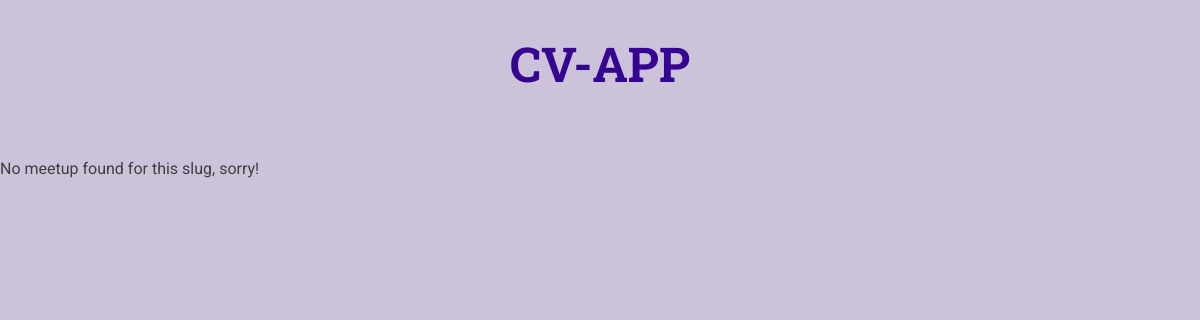
The app's page /assignment/cv-app, older data.
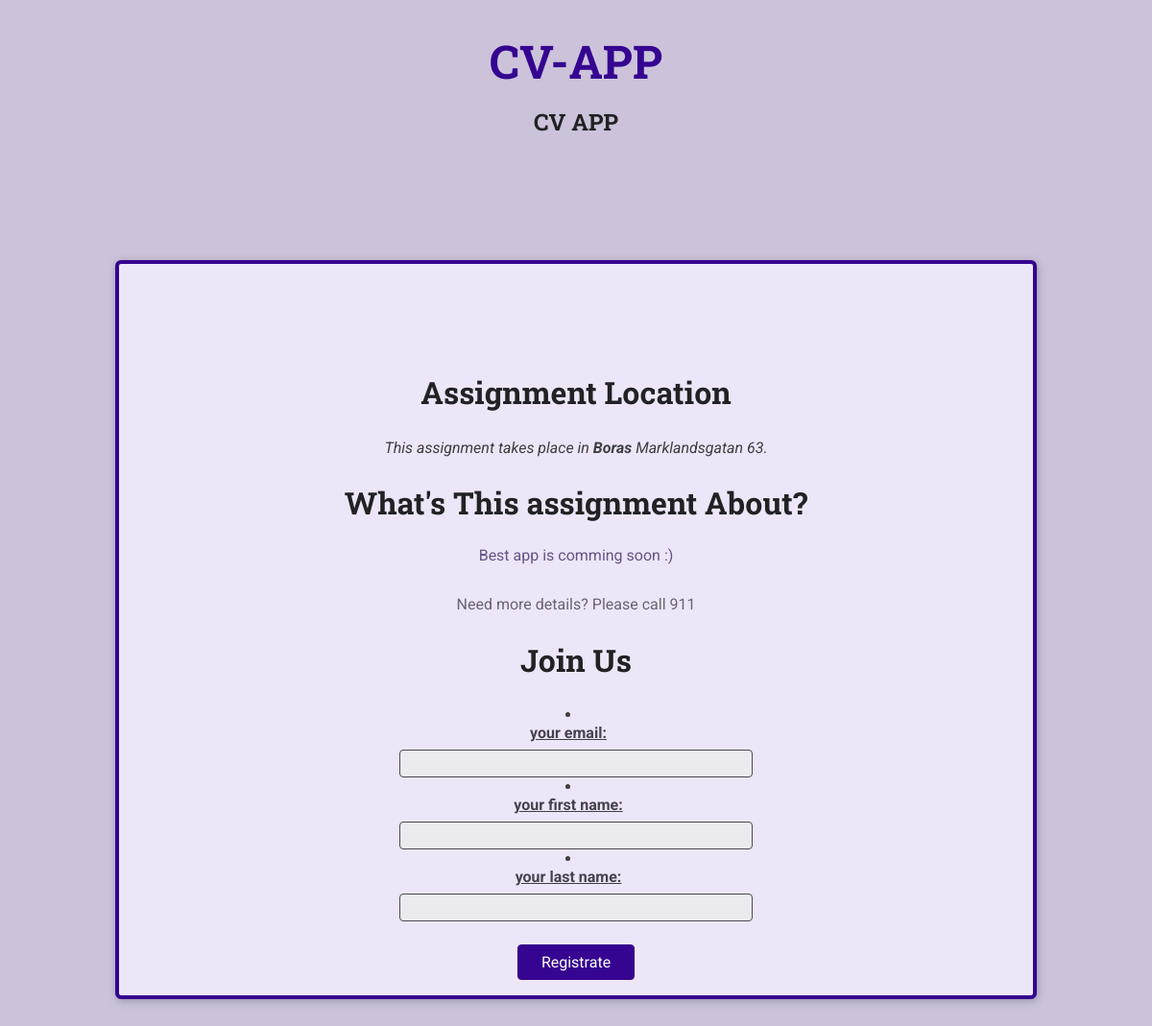
The same page, newer data.
### assignment/models.py (models this page shows, shortened)
class Assignment(models.Model):
    title = models.CharField(max_length=200)
    slug = models.SlugField(unique=True)
    data = models.DateField(blank=True, null=True)
    description = models.TextField()
    location = models.ForeignKey(Location, on_delete=models.CASCADE)
    applicant=models.ManyToManyField(Applicant,blank=True, null=True)

class Location(models.Model):
    name = models.CharField(max_length=200)
    adress = models.CharField(max_length=300)

### assignment/views.py (the view, shortened to what this page needs)
# urls.py: path('assignment/<slug:assignment_slug>', views.assignment_details, name='assignment-details'),
def assignment_details(request, assignment_slug):
    try:
          assignment= Assignment.objects.get(slug=assignment_slug)
          if  request.method == 'GET':
               registration_form = RegistrationForm()
          return render(request, 'assignment/assignment-details.html',
                         {    'assignment_found': True,
                              'assignment': assignment ,
                              'form':  registration_form
                          })
    except Exception as exc:
         print(exc)
         return render(request, 'assignment/assignment-details.html',
                  { 'assignment_found': False
                   })

### assignment/forms.py
class RegistrationForm(forms.Form):
	email = forms.EmailField(label ='your email')
	first_name =forms.CharField(label ='your first name', max_length =200)
	last_name =forms.CharField(label ='your last name', max_length =200)

### assignment/templates/assignment/assignment-details.html (shortened to what this page needs)
{% extends 'assignment/base/base.html' %}
{% load static %}
{% block site_css %}
  <link rel="stylesheet" href="{% static 'assignment/styles/details.css' %}">
{% endblock %}
{% block main_heading %}
  {{ assignment.title }}
{% endblock %}
{% block body %}
{% if assignment_found %}
<article>
  <section id="location">
    <h2>Assignment Location</h2>
    <address>This assignment takes place in <span>{{ assignment.location.name }} </span>  {{ assignment.location.adress }}. </address>
  </section>
  <section id="details">
    <h2>What's This assignment About?</h2>
    <p>{{ assignment.description }}</p>
    <footer>
      <p>Need more details? Please call 911 </p>
    </footer>
  </section>
  <section id="registration">
    <h2>Join Us</h2>
     <form action=" {% url 'assignment-details' assignment.slug %} " method="POST">
      <u>
       {{ form.as_ul }}
      </u>
         <div id="registration-actions">
             <button> Registrate</button>
         </div>
     </form>
  </section>
</article>
{% else %}
<p>No meetup found for this slug, sorry!</p>
{% endif %}
{% endblock %}

### assignment/templates/assignment/base/base.html (shortened to what this page needs)
{% load static %}
<!DOCTYPE html>
<html lang="en">
  <head>
    <link rel="stylesheet" href="{% static 'assignment/styles/base.css' %}">
    {% block site_css %}{% endblock %}
  </head>
  <body>
    <header id="main-header">
      <nav><a href="/assignments" id="main-logo">CV-APP</a></nav>
      <h1>{% block main_heading %}{% endblock %}</h1>
    </header>
    <main>
      {% block body %}{% endblock %}
    </main>
  </body>
</html>

### assignment/static/assignment/styles/base.css (style rules this page uses)
* { box-sizing: border-box; }
body { font-family: 'Roboto', sans-serif; margin: 0; background-color: #ccc3db; color: #3e3e41; }
h1, h2, h3 { font-family: 'Roboto Slab', sans-serif; color: #222224; }
button, .btn { cursor: pointer; font: inherit; padding: 0.5rem 1.5rem; background-color: #350490; border: 1px solid #350490; color: white; border-radius: 4px; text-decoration: none; }
#main-header { width: 100%; text-align: center; padding: 2rem 0; }
#main-header h1 { font-size: 1.5rem; }
#main-logo { font-size: 3rem; font-family: 'Roboto Slab', sans-serif; text-decoration: none; color: #350490; font-weight: bold; }

### assignment/static/assignment/styles/details.css (style rules this page uses)
article { max-width: 60rem; margin: 5rem auto; border-radius: 6px; background-color: #ede6f8; border: 4px solid #350490; box-shadow: 1px 2px 8px rgba(0, 0, 0, 0.25); position: relative; padding: 1rem; text-align: center; }
section:first-of-type { margin-top: 6rem; }
h2 { font-size: 2rem; }
address span { font-weight: bold; }
#details h2 { margin-bottom: 0.5rem; }
#details > p { color: #665386; padding: 1rem; border-radius: 4px; max-width: 80%; margin: auto; }
#details footer { color: #696472; }
#registration label { font-weight: bold; color: #46424d; margin-right: 1rem; display: block; margin-bottom: 0.5rem; }
#registration input { font: inherit; width: 40%; background-color: #ebeaee; border: 1px solid #4b4753; border-radius: 4px; padding: 0.25rem; }
#registration-actions { margin-top: 1.5rem; }

Row changes from the older to the newer data that the page shows:
added Assignment: title "CV APP", location.name "Boras", location.adress "Marklandsgatan 63", description "Best app is comming soon :)"
Text that changed along with them:
text no longer shown: "No meetup found for this slug, sorry!"
text now shown: "Assignment Location This assignment takes place in . What's This assignment About? Need more details? Please call 911 Join Us your email: your first name: your last name: Registrate"
